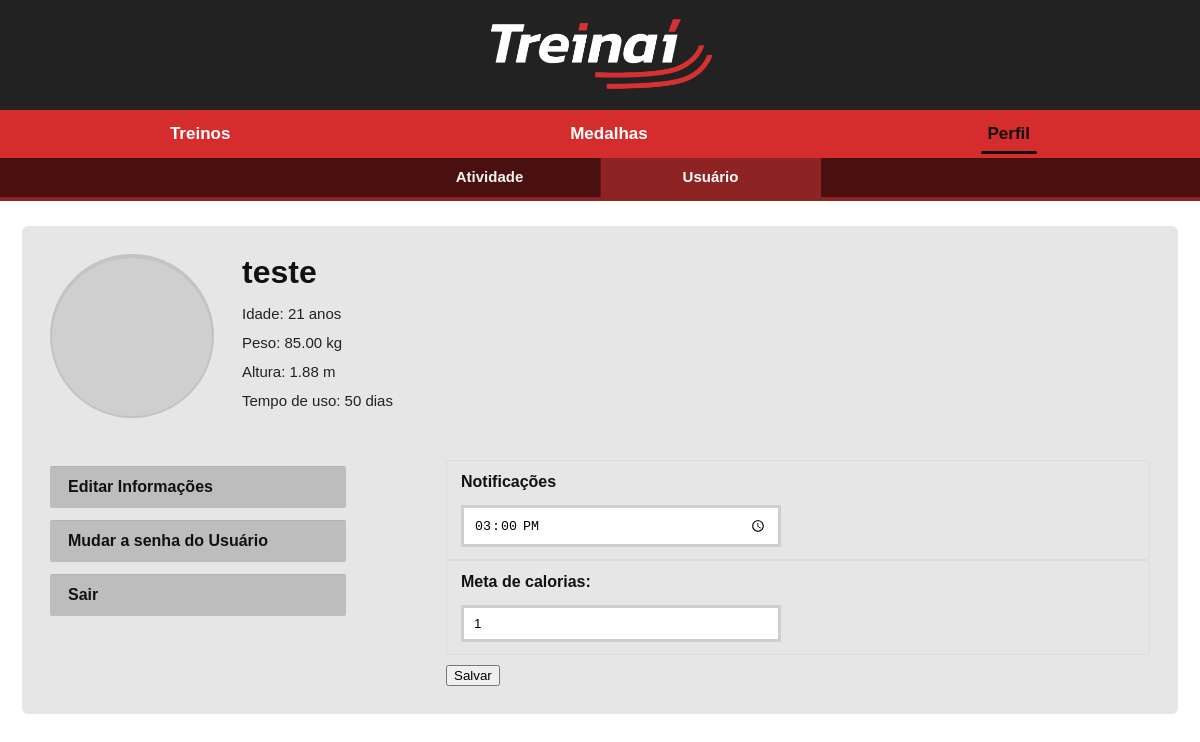
/perfil/usuario/ (signed in), run on an earlier commit of the app's database.
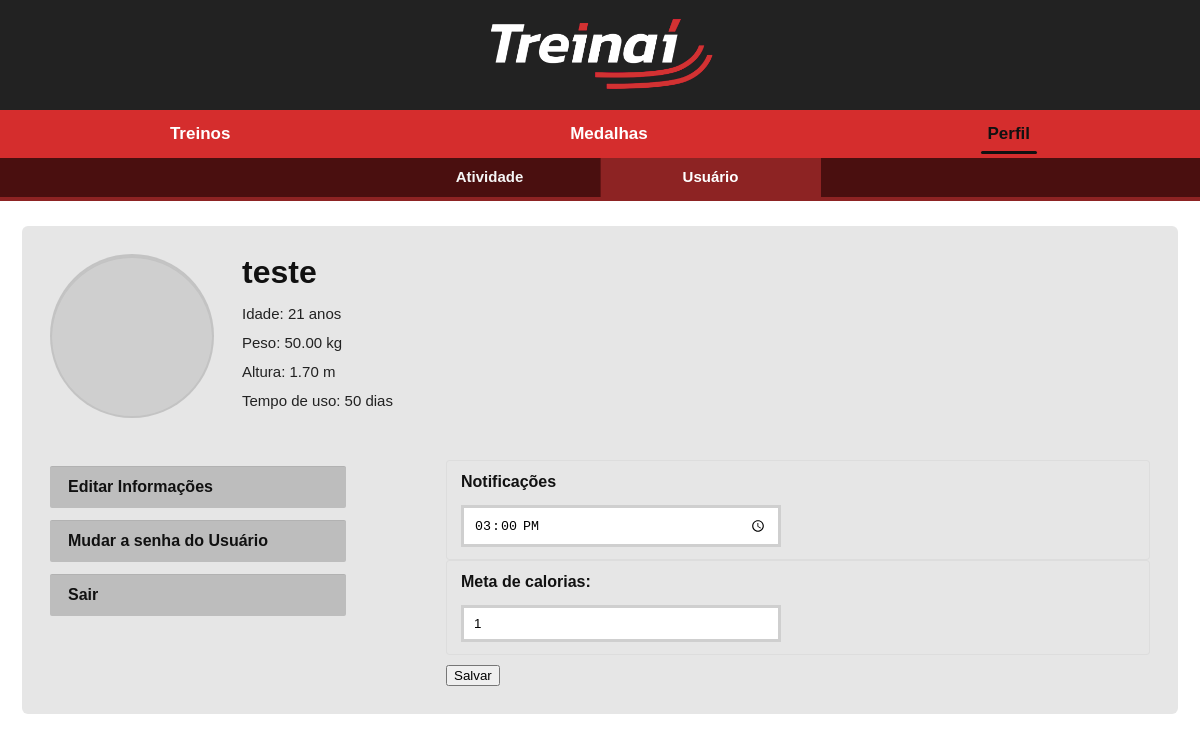
And on a later commit of the database.
### cadastro/models.py (models this page shows)
class CustomUser(AbstractUser):
    data_nascimento = models.DateField(null=True, blank=True)
    altura = models.DecimalField(max_digits=5, decimal_places=2, null=True, blank=True)
    peso = models.DecimalField(max_digits=5, decimal_places=2, null=True, blank=True)

### perfil/views.py (the view, shortened to what this page needs)
# urls.py: path("usuario/", views.usuario_view, name="usuario"),
@login_required
def usuario_view(request):
    perfil, _ = Perfil.objects.get_or_create(user=request.user)
    idade = None
    try:
        data_nasc = request.user.data_nascimento
        if data_nasc:
            today = date.today()
            idade = today.year - data_nasc.year - ((today.month, today.day) < (data_nasc.month, data_nasc.day))
    except Exception:
        idade = None
    tempo_de_uso = None
    try:
        joined = request.user.date_joined
        if joined:
            delta = timezone.localdate() - joined.date()
            tempo_de_uso = delta.days
    except Exception:
        tempo_de_uso = None
    contexto = {
        "perfil": perfil,
        "idade": idade,
        "peso": getattr(request.user, 'peso', perfil.peso_kg if hasattr(perfil, 'peso_kg') else None) ,
        "altura": getattr(request.user, 'altura', perfil.altura_m if hasattr(perfil, 'altura_m') else None),
        "tempo_de_uso": tempo_de_uso,
    }
    return render(request, "perfil/usuario.html", contexto)

### templates/perfil/usuario.html (shortened to what this page needs)
{% extends "base.html" %}
{% block content %}
<div class="perfil-tabs">
        <a href="{% url 'atividade' %}">Atividade</a>
        <a href="{% url 'usuario' %}" class="active">Usuário</a>
</div>
<div class="container perfil-usuario">
    <div class="perfil-header">
                <div class="perfil-foto">
                </div>
        <div class="perfil-info">
            <h1>{{ request.user.get_full_name|default:request.user.username }}</h1>
            <p>Idade: {% if idade is not None %}{{ idade }} anos{% else %}—{% endif %}</p>
            <p>Peso: {% if peso %}{{ peso }} kg{% else %}—{% endif %}</p>
            <p>Altura: {% if altura %}{{ altura }} m{% else %}—{% endif %}</p>
            <p>Tempo de uso: {% if tempo_de_uso is not None %}{{ tempo_de_uso }} dias{% else %}—{% endif %}</p>
        </div>
    </div>
    <div class="perfil-actions">
        <a class="btn" href="{% url 'editar_usuario' %}"> Editar Informações</a>
        <a class="btn" href="{% url 'password_change' %}"> Mudar a senha do Usuário</a>
        <a class="btn" href="{% url 'logout' %}"> Sair</a>
    </div>
    <div class="perfil-controls">
        <form method="post" action="{% url 'usuario' %}">
            <div class="control-box">
                <div class="control-body">
                    <label>Notificações</label>
                    <input id="notificacao-input" type="time" name="notificacao_horario" value="{% if perfil.notificacao_horario %}{{ perfil.notificacao_horario|time:"H:i" }}{% else %}15:00{% endif %}" />
                </div>
            </div>
            <div class="control-box">
                <div class="control-body">
                    <label>Meta de calorias:</label>
                    <input type="number" name="meta_calorias" value="{% if perfil.meta_calorias %}{{ perfil.meta_calorias }}{% else %}21000{% endif %}" />
                </div>
            </div>
            <div style="margin-top:10px">
                <button class="btn" type="submit">Salvar</button>
            </div>
        </form>
    </div>
</div>
{% endblock %}

What changed in the data, as far as the page shows it:
changed CustomUser "teste": peso "85.00" → "50.00"; altura "1.88" → "1.70"
